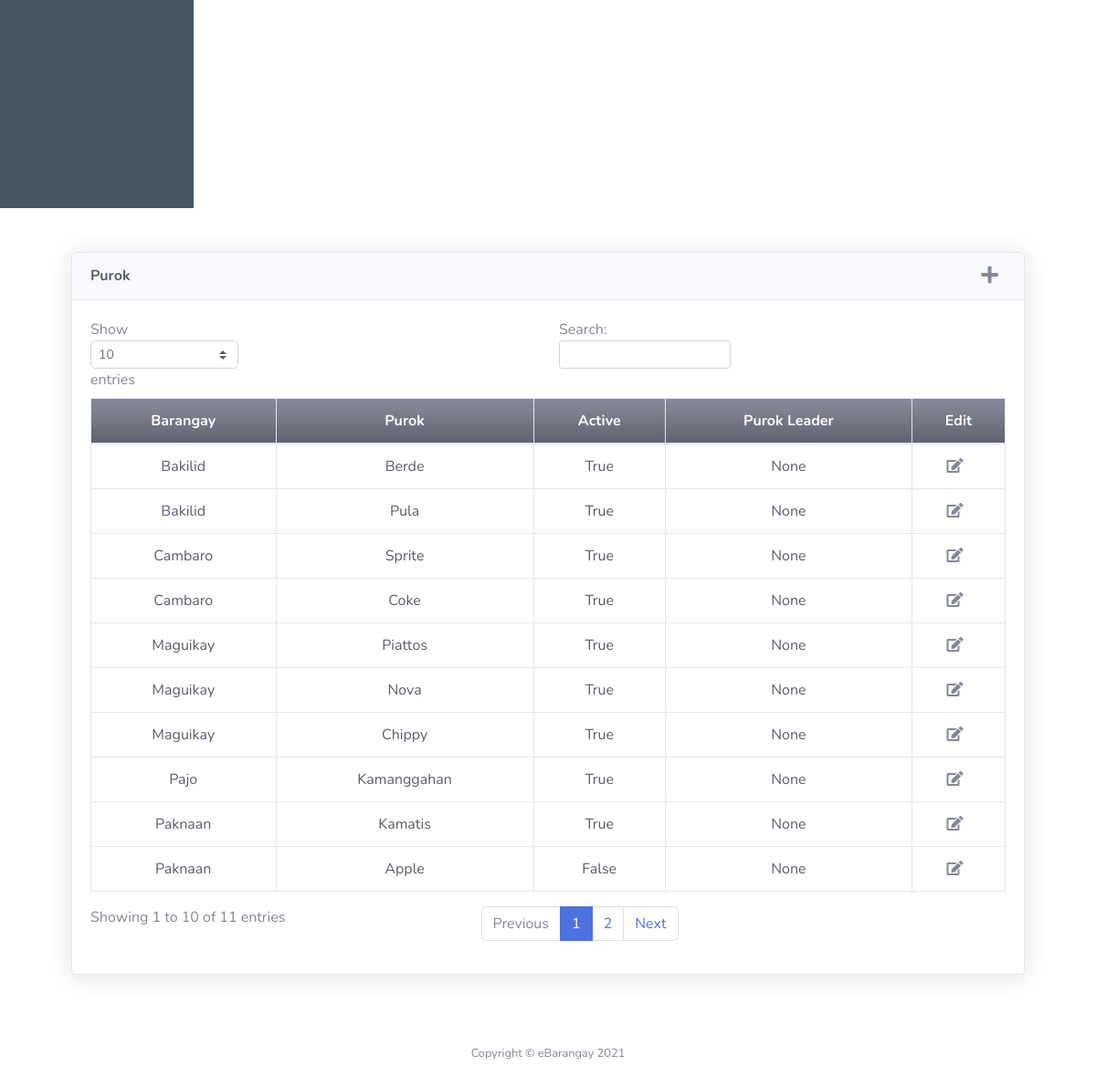
The app's page /purok.php (signed in, lower part), older data.
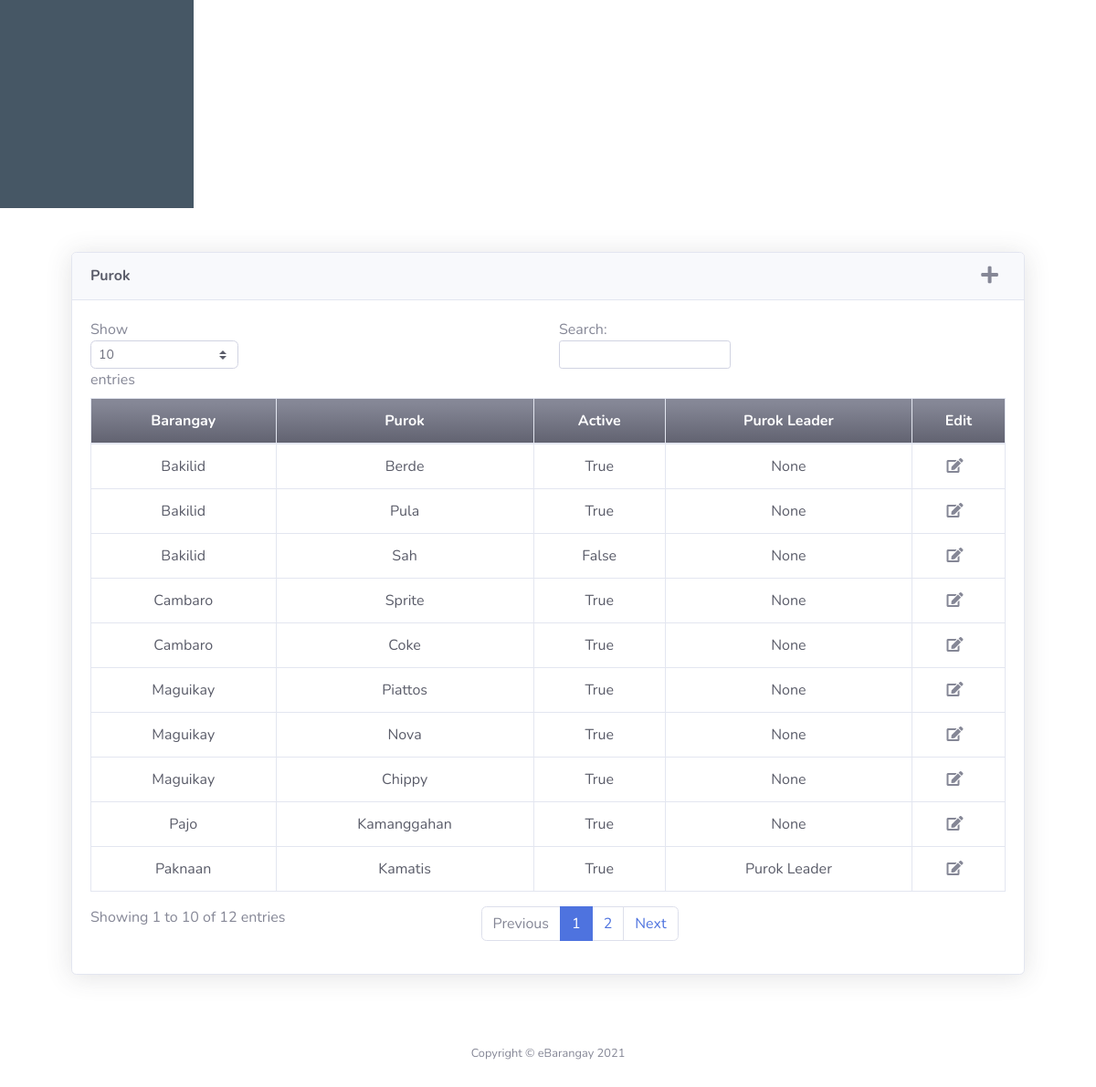
The same page, newer data.
### tables this page shows
CREATE TABLE `purok` (
  `PurokID` int(11) NOT NULL,
  `PurokName` varchar(20) NOT NULL,
  `BarangayName` varchar(20) NOT NULL,
  `Active` varchar(20) NOT NULL DEFAULT 'True',
  `purokLeader` int(11) DEFAULT NULL
);

### purok.php (the view, shortened to what this page needs)
<?php include_once "header.php" ?>
<div class="container p-4">
<div class="card shadow mb-4 m-4">
    <div class="card-header py-3 d-flex justify-content-between">
            <h6 class="m-0 font-weight-bold text-dark">Purok</h6>
            <a class="fas fa-plus fa-lg mr-2 text-gray-600 add_purok" href="javascript:void(0)"></a>
    </div>
    <div class="card-body" style="font-size: 100%">
        <div class="table-responsive">
            <table class="table table-bordered text-center text-dark"
                id="dataTable" width="100%" cellspacing="0" cellpadding="0">
                <thead>
                    <tr class="bg-gradient-secondary text-white">
                        <th scope="col">Barangay</th>
                        <th scope="col">Purok</th>
                        <th scope="col">Active</th>
                        <th>Purok Leader</th>
                        <th scope="col">Edit</th>
                    </tr>
                </thead>
                <tbody>
                    <?php
                        $purok = $conn->query("SELECT *, concat(users.Firstname, ' ', users.Lastname) as name from purok LEFT JOIN users ON purok.purokLeader = users.UsersID");
                        while($row=$purok->fetch_assoc()):
                    ?>
                    <tr>
                        <td><?php echo $row["BarangayName"] ?></td>
                        <td><?php echo $row["PurokName"] ?></td>
                        <td><?php echo $row["Active"] ?></td>
                        <td><?php if($row['name'] != NULL){echo $row['name'];}else{ echo "None"; } ?></td>
                        <td>
                            <a class="fas fa-edit fa-md mr-2 text-gray-600 edit_purok" data-id="<?php echo $row['PurokID'] ?>" href="javascript:void(0)"></a>
                        </td>
                    </tr>
                    <?php endwhile; ?>
                </tbody>
            </table>
        </div>
    </div>
</div>
</div>
</div>
</div>
<?php include_once "footer.php" ?>

Row changes from the older to the newer data that the page shows:
no longer on this page (row unchanged): purok: BarangayName "Paknaan", PurokName "Apple", Active "False", shows "None"
changed purok "Paknaan": name (not shown) → "Purok Leader"; no longer shows "None"
added purok: BarangayName "Bakilid", PurokName "Sah", Active "False", shows "None"
Text that changed along with them:
text written by a page script: "Show entries Search: Showing 1 to 10 of 11 entries Previous 1 2 Next" → "Show entries Search: Showing 1 to 10 of 12 entries Previous 1 2 Next"
